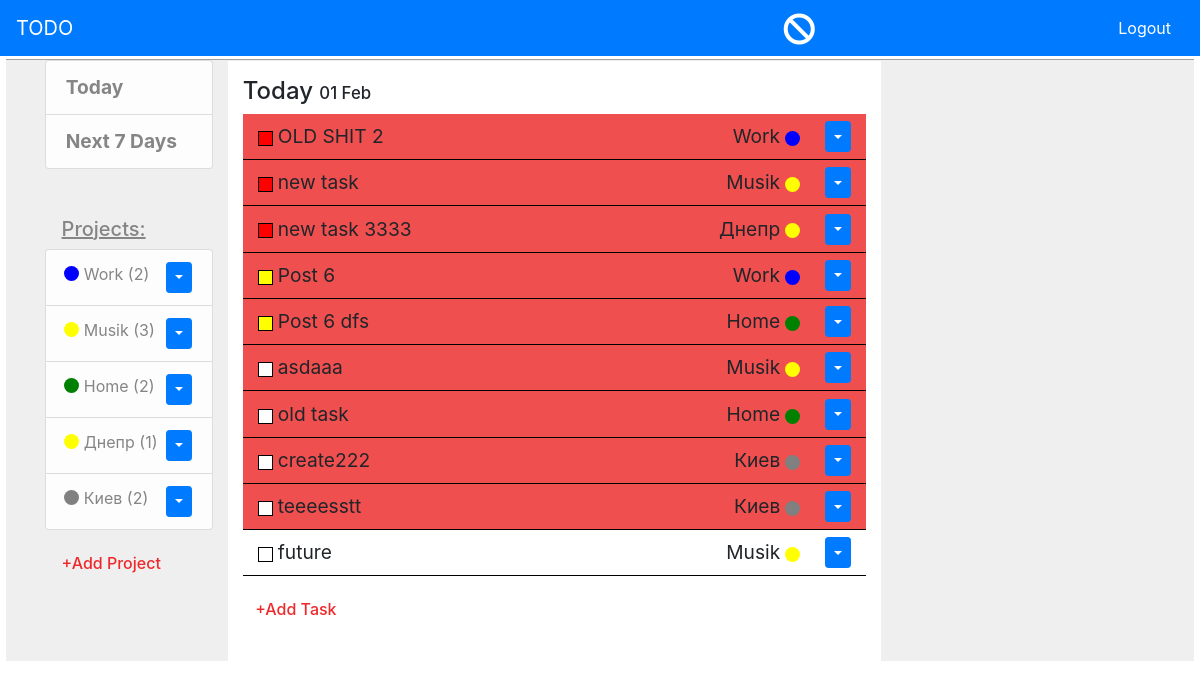
Page / (signed in) on the earlier database version.
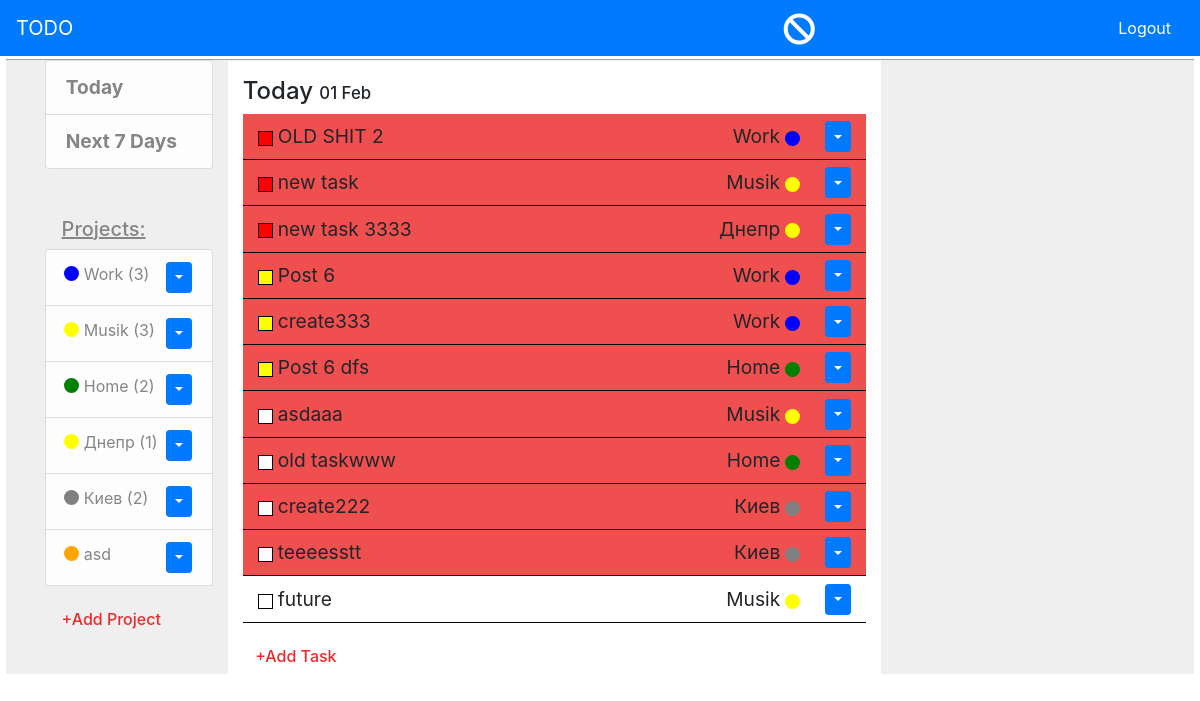
Same page on the later database version.
### to_do/models.py (models this page shows, shortened)
class Project(models.Model):
	title = models.CharField(max_length = 150)
	color = models.CharField(max_length = 20)
	user = models.ForeignKey(settings.AUTH_USER_MODEL, on_delete = models.CASCADE, related_name = 'user', blank = True)
	def __str__(self):
		return self.title

class Task(models.Model):
	HIGH = -1
	MIDDLE = 0
	LOW = 1
	PRIORITY = ((HIGH, 'red'),(MIDDLE, 'yellow'),(LOW, 'white'))
	COMPLETED = 1
	UNCOMPLETED = 0
	STATUS = ((COMPLETED, 'Completed'),(UNCOMPLETED, 'Uncompleted'))
	project = models.ForeignKey(Project, on_delete = models.CASCADE, related_name = 'project')
	title = models.CharField(max_length = 150)
	priority = models.IntegerField(choices = PRIORITY, default = MIDDLE)
	status = models.IntegerField(choices = STATUS, default = UNCOMPLETED)
	timestamp = models.DateTimeField(blank = True, default = timezone.now)
	class Meta:
		ordering = ['priority']

### to_do/views.py (the view)
# urls.py: path('', ProjectListView.as_view(), name = 'base_view'),
class ProjectListView(MainClass, DetailMixin, CreateFormMixin, ListView):
	title = 'Today'
	redirect_path = '/'

### to_do/templates/to_do/base.html (shortened to what this page needs)
{% extends 'base.html' %}
{% load crispy_forms_tags %}
{% block sidebar %}
	{% if user.is_active %}
		{% include 'to_do/includes/sidebar.html' %}
	{% endif %}
{% endblock %}
{% block content %}
	{% if user.is_active %}
		{% include 'to_do/includes/content.html' %}
	{% else %}
	<div class = 'container'>
		<h4>You must <a href="{% url 'login_view' %}">Log In</a> before see all.</h4>
		<h5>If you don't have an account, you can <a href="{% url 'registration' %}">Register</a></h5>
	</div>
	{% endif %}
{% endblock %}

### templates/base.html (shortened to what this page needs)
{% load static %}
<!DOCTYPE html>
<html>
<head>
	<link rel="stylesheet" type="text/css" href="{% static 'css/fontawesome.css' %}">
	<link rel="stylesheet" type="text/css" href="{% static 'css/main.css' %}">
	<link rel="stylesheet" href="https://maxcdn.bootstrapcdn.com/bootstrap/4.0.0/css/bootstrap.min.css">
	<link rel="stylesheet" href="https://use.fontawesome.com/releases/v5.6.3/css/all.css">
</head>
<body>
	<header class="site-header">
	<nav class="navbar navbar-dark bg-primary">
		<a class="navbar-brand" href="">TODO</a>
		<div class = 'd-inline'>
			{% if user.is_active %}
				<a href="{% url 'archive' %}"><i class="fas fa-ban icon-header"></i></a>
				<a class="btn btn-primary" href="{% url 'logout_view' %}">Logout</a>
		    {% else %}
				<a class="btn btn-primary" href="{% url 'login_view' %}">Login</a>
			    <a class="btn btn-primary" href="{% url 'registration' %}">Register</a>
		    {% endif %}
		</div>
	</nav>
	</header>
	<div class="row">
		<div class="col-md-2 side-bar">
		    {% block sidebar %}
		    {% endblock %}
	    </div>
	    <article id = 'article-id'>
		    {% block content %}
		    {% endblock %}
	    </article>
	</div>
</body>
</html>

### to_do/templates/to_do/includes/sidebar.html (shortened to what this page needs)
{% load crispy_forms_tags %}
		  <div class="content-section">
	          <ul class="list-group first-ul">
	            <li class="list-group-item list-group-item-light"><a href="{% url 'base_view' %}">Today</a></li>
	            <li class="list-group-item list-group-item-light"><a href="{% url 'task_7today' %}">Next 7 Days</a></li>
	          </ul>
	          <br><br>
	          <h5 id = 'pr-title'>Projects:</h5>
	          <ul class="list-group">
	          	{% for project in projects %}
	            <li class="list-group-item list-group-item-light">
	            	<div class="circle" style = 'background-color: {{ project.color|lower }}'></div>
	            	<a href="{% url 'project-list' project.id project.title %}">{{ project.title }}
						{%for count in count_task%}
							{% if project.id ==  count.project%}
								({{count.count}})
							{% endif %}
						{%endfor%}
	            	</a>
	            	<div class="dropdown" style = 'float:right;'>
					  <button class="btn btn-primary btn-sm dropdown-toggle" type="button" id="dropdownMenuButton" data-toggle="dropdown" aria-haspopup="true" aria-expanded="false" ></button>
					</div>
	            </li>
	            {% endfor %}
	          </ul>
	          <br>
			  <h6 class = 'add-button-project'>+{{ button_project_title }}</h6>
	      </div>

### to_do/templates/to_do/includes/content.html
{% load crispy_forms_tags %}
			<div class="container">
				{% if title == 'Detail' %}
					<br>
					{% include 'to_do/includes/content_form.html' %}
					<hr>
					{% include 'to_do/includes/content_info.html' %}
				{% else %}
					{% include 'to_do/includes/content_info.html' %}
					<br>
					{% include 'to_do/includes/content_form.html' %}
				{% endif %}
			</div>

### to_do/templates/to_do/includes/content_info.html (shortened to what this page needs)
{% for date in dates %}
					{% for task in tasks %}
						{% if task.timestamp.date == date.timestamp__date  %}
					<h4 class = 'mt-3'>{% if title == 'Today' %}{{ title }}{% endif %}
						<span style = 'font-size: 0.7em;'>{{ date.timestamp__date|date:'d M' }}</span> </h4>
							{%for comp in uncomplited_tasks%}
							{% if comp.timestamp.date < date.timestamp__date  %}
							<table class = 'uncomplited'>
								<tr>
									<td style = 'width:5%;'><div class="square" style = 'background-color: {{ comp.get_priority_display|lower }}'></div></td>
									<td style = 'width:65%;'>{{ comp.title }}</td>
									<td class = 'task-td' style = 'width:20%; '>{{ comp.project }}</td>
									<td style = 'width:10%;'><div class="circle" style = 'background-color: {{ comp.project.color|lower }}'></div></td>
									<td>
										<div class="dropdown" style = 'float:right;'>
										  <button class="btn btn-primary btn-sm dropdown-toggle" type="button" id="dropdownMenuButton" data-toggle="dropdown" aria-haspopup="true" aria-expanded="false" ></button>
										</div>
									</td>
								</tr>
							</table>
							{% endif %}
							{%endfor%}
							<table>
								<tr>
									<td style = 'width:5%;'><div class="square" style = 'background-color: {{ task.get_priority_display|lower }}'></div></td>
									<td style = 'width:65%;'>{{ task.title }}</td>
									<td class = 'task-td' style = 'width:20%; '>{{ task.project }}</td>
									<td style = 'width:10%;'><div class="circle" style = 'background-color: {{ task.project.color|lower }}'></div></td>
									<td>
										<div class="dropdown" style = 'float:right;'>
										  <button class="btn btn-primary btn-sm dropdown-toggle" type="button" id="dropdownMenuButton" data-toggle="dropdown" aria-haspopup="true" aria-expanded="false" ></button>
										</div>
									</td>
								</tr>
							</table>
						{% endif %}
					{% endfor %}
				{% endfor %}

### to_do/templates/to_do/includes/content_form.html (shortened to what this page needs)
{% load crispy_forms_tags %}
					<h6 class = 'add-button-task'>+{{ button_task_title }}</h6>

### static/css/main.css (style rules this page uses)
body .row { background-color: #EFEFEF; position: relative; margin-top: 3px; margin-left: 0.5%; width: 99%; border-top:1px solid #A1A1A1; }
#article-id { width: 55%; min-height: 600px; background-color: white; margin-top: 1px; }
.icon-header { font-size:2em; float:left; color: white; padding-top: 1%; padding-right: 290px; }
.side-bar { margin-left: 2%; }
.container .uncomplited { background-color: #F04F4F; }
#pr-title { margin-left: 10%; color: #858585; text-decoration: underline; }
.add-button-task { color: #EF292B; margin-left: 2%; cursor: pointer; }
.add-button-project { color: #EF292B; margin-left: 10%; cursor: pointer; }
.list-group a, .first-ul a { color: #858585; }
.first-ul a { font-size: 1.2em; font-weight: bold; }
.circle { width: 15px; height: 15px; border-radius: 50%; background: #000; float: left; margin: 4px 5px 0px -2px; }
.container .circle { margin: 4px 5px 0px 5px; }
.container table { width:100%; }
.container table tr { border-bottom: 1px solid black; }
.container table td { padding: 7px 0px; font-size: 1.2em; }
.square { width: 15px; height: 15px; float: left; margin: 4px 5px 0px 15px; border: 1px solid black; }
.task-td { text-align: right; margin-left: -20px; }
.container .dropdown { margin-right: 60%; }

Differences in the rows shown:
added Project: title "asd"
added Task: priority 0 (drawn), title "create333", project "Work", shown under "Today"
changed Task: title "old task" → "old taskwww"
Other differences:
new list line: "( 3 )"
list line gone: "( 2 )"
